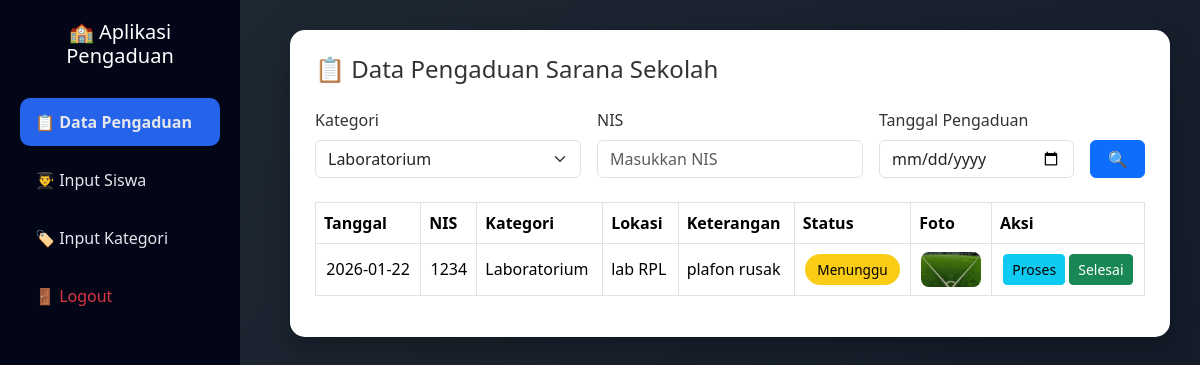
The app's page /dashboard_admin.php?kategori=2 with its own data.
### tables this page shows
CREATE TABLE `input_aspirasi` (
  `id_pelaporan` int NOT NULL,
  `nis` int DEFAULT NULL,
  `tgl_pengaduan` date DEFAULT NULL,
  `id_kategori` int DEFAULT NULL,
  `lokasi` varchar(50) DEFAULT NULL,
  `ket` varchar(100) DEFAULT NULL,
  `foto` varchar(100) DEFAULT NULL,
  `status` enum('Menunggu','Proses','Selesai') DEFAULT 'Menunggu'
);

CREATE TABLE `kategori` (
  `id_kategori` int NOT NULL,
  `ket_kategori` varchar(30) DEFAULT NULL
);

### dashboard_admin.php (the view, shortened to what this page needs)
<?php
include 'config/koneksi.php';
$filter_kategori = $_GET['kategori'] ?? '';
$filter_nis      = $_GET['nis'] ?? '';
$filter_tgl      = $_GET['tgl'] ?? '';
?>
<!doctype html>
<html lang="id">
<head>
<link href="https://cdn.jsdelivr.net/npm/bootstrap@5.3.2/dist/css/bootstrap.min.css" rel="stylesheet">
</head>
<body>
<div class="sidebar">
    <h5>🏫 Aplikasi Pengaduan</h5>
    <a href="#" class="active">📋 Data Pengaduan</a>
    <a href="input_siswa.php">👨‍🎓 Input Siswa</a>
    <a href="input_kategori.php">🏷️ Input Kategori</a>
    <a href="index.php" class="text-danger">🚪 Logout</a>
</div>
<div class="content">
<div class="card-custom">
<h4 class="mb-4">📋 Data Pengaduan Sarana Sekolah</h4>
<form method="GET" class="row g-3 mb-4">
    <div class="col-md-4">
        <label class="form-label">Kategori</label>
        <select name="kategori" class="form-select">
            <?php
            $kat = mysqli_query($conn, "SELECT * FROM kategori");
            while($k = mysqli_fetch_array($kat)){
                $sel = ($filter_kategori == $k['id_kategori']) ? 'selected' : '';
                echo "<option value='$k[id_kategori]' $sel>$k[ket_kategori]</option>";
            }
            ?>
        </select>
    </div>
    <div class="col-md-4">
        <label class="form-label">NIS</label>
        <input type="text" name="nis" class="form-control"
               value="<?= $filter_nis ?>" placeholder="Masukkan NIS">
    </div>
    <div class="col-md-3">
        <label class="form-label">Tanggal Pengaduan</label>
        <input type="date" name="tgl" class="form-control"
               value="<?= $filter_tgl ?>">
    </div>
    <div class="col-md-1 d-flex align-items-end">
        <button class="btn btn-primary w-100">🔍</button>
    </div>
</form>
<div class="table-responsive">
<table class="table table-bordered table-hover align-middle">
<thead>
<tr>
    <th>Tanggal</th>
    <th>NIS</th>
    <th>Kategori</th>
    <th>Lokasi</th>
    <th>Keterangan</th>
    <th>Status</th>
    <th>Foto</th>
    <th>Aksi</th>
</tr>
</thead>
<tbody>
<?php
$sql = "SELECT a.*, k.ket_kategori
        FROM input_aspirasi a
        LEFT JOIN kategori k ON a.id_kategori = k.id_kategori
        WHERE 1=1";
if($filter_kategori != ''){
    $sql .= " AND a.id_kategori = '$filter_kategori'";
}
$sql .= " ORDER BY a.id_pelaporan DESC";
$q = mysqli_query($conn, $sql);
while($d = mysqli_fetch_array($q)){
?>
<tr>
    <td class="text-center"><?= $d['tgl_pengaduan']; ?></td>
    <td class="text-center"><?= $d['nis']; ?></td>
    <td><?= $d['ket_kategori']; ?></td>
    <td><?= $d['lokasi']; ?></td>
    <td><?= $d['ket']; ?></td>
    <td class="text-center">
        <span class="badge-status status-<?= $d['status']; ?>">
            <?= $d['status']; ?>
        </span>
    </td>
    <td class="text-center">
        <img src="uploads/<?= $d['foto']; ?>" width="60">
    </td>
    <td class="text-center">
        <a class="btn btn-info btn-sm"
           href="update_status.php?id=<?= $d['id_pelaporan']; ?>&s=Proses">
           Proses
        </a>
        <a class="btn btn-success btn-sm"
           href="update_status.php?id=<?= $d['id_pelaporan']; ?>&s=Selesai">
           Selesai
        </a>
    </td>
</tr>
<?php } ?>
</tbody>
</table>
</div>
</div>
</div>
</body>
</html>

### dashboard_admin.php (style rules this page uses)
body { background: linear-gradient(135deg, #1f2933, #111827); min-height: 100vh; font-family: 'Segoe UI', sans-serif; color: #fff; }
.sidebar { width: 240px; background: #020617; min-height: 100vh; position: fixed; padding: 20px; }
.sidebar h5 { text-align: center; margin-bottom: 30px; }
.sidebar a { display: block; padding: 12px 15px; color: #e5e7eb; text-decoration: none; border-radius: 10px; margin-bottom: 10px; }
.sidebar a.active { background: #2563eb; font-weight: 600; }
.content { margin-left: 260px; padding: 30px; }
.card-custom { background: #ffffff; color: #333; border-radius: 15px; padding: 25px; box-shadow: 0 10px 25px rgba(0,0,0,.25); }
thead { background: #1e40af; color: #fff; }
.badge-status { padding: 6px 12px; border-radius: 20px; font-size: 0.85rem; }
.status-Menunggu { background: #facc15; color:#000; }
table img { border-radius: 8px; }

### records on screen
input_aspirasi: tgl_pengaduan "2026-01-22", nis "1234", id_kategori.ket_kategori "Laboratorium", lokasi "lab RPL", ket "plafon rusak", status "Menunggu", foto (picture)

### other values on screen
form field kategori "Laboratorium"
